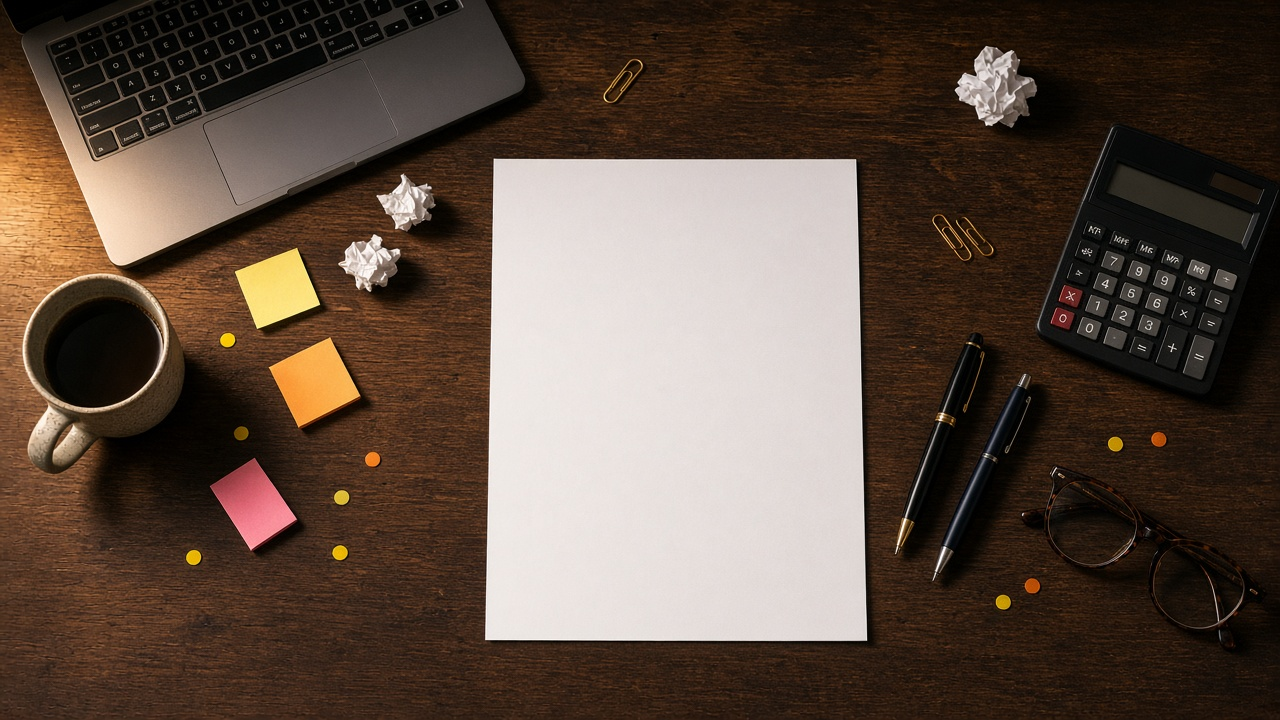
#> input picture tools/desk_base.jpg, 1280 x 720 px
$ python make_puzzle_photo.py
#> lines starting #> are read from the running program, lines starting #| are printed output that depends on the picture
"""Composite the fictional AR aging report + gold coin onto the photoreal desk base (tools/desk_base.jpg).
Output: riddle_puzzle_4k.jpg (3840x2160) and riddle_puzzle_1600.jpg."""
import numpy as np, random, numpy.linalg as la, os
from PIL import Image, ImageDraw, ImageFont, ImageFilter
random.seed(7); rng=np.random.default_rng(7)
D=os.path.dirname(os.path.abspath(__file__)); F="/usr/share/fonts/truetype/dejavu/"
font=lambda n,s: ImageFont.truetype(F+n,s)
W,H=3840,2160
base=Image.open(os.path.join(D,"desk_base.jpg")).convert("RGB")
#> base is the input picture: PIL image 1280x720 RGB; mean R, G, B 93.5, 77, 65.4
s=W/base.width
#> s = 3
base=base.resize((W,H),Image.LANCZOS).filter(ImageFilter.UnsharpMask(2.2,60,3))
#> base: PIL image 3840x2160 RGB
k=s*1280/1024  # corners given at 1024-wide scale
#> k = 3.75
quad=[(x*k,y*k) for x,y in [(396.5,128),(686.5,128),(692.5,511.5),(389.5,511.5)]]
PW,PH=2000,2600
pimg=Image.new("RGB",(PW,PH),(255,255,255)); dr=ImageDraw.Draw(pimg); ink=(28,30,40)
#> after `pimg = Image.new('RGB', (PW, PH), (255, 255, 255))`: pimg: PIL image 2000x2600 RGB; every value is 255
dr.text((120,110),"NORTHWIND HOLLOW TRADING (fictional demo)",font=font("DejaVuSans-Bold.ttf",54),fill=ink)
dr.text((120,190),"Accounts Receivable Aging Report  -  as of 30 Sep  -  page 1 of 3",font=font("DejaVuSans.ttf",38),fill=(70,70,76))
cols=[120,470,880,1130,1380,1630]; hdr=["Invoice","Customer","Current","31-60","61-90","90+"]
fm=font("DejaVuSansMono.ttf",40); fb=font("DejaVuSansMono-Bold.ttf",40)
dr.line((110,300,1890,300),fill=ink,width=4)
for c,h in zip(cols,hdr): dr.text((c,320),h,font=fb,fill=ink)
dr.line((110,385,1890,385),fill=ink,width=3)
invs=["INV-4102","INV-4417","INV-4139","INV-4474","INV-7441","INV-4258","INV-4741","INV-4447","INV-4471","INV-4714","INV-1447","INV-4307","INV-4744","INV-4411","INV-4177","INV-4390","INV-4074","INV-4521","INV-4147","INV-4601","INV-4477","INV-4710"]
custs=["Aldervale Co","Brightmoor","Cinder & Fox","Dunmere Ltd","Elmstone","Fernbrook","Glenhaven","Harrowgate","Ivywick Ltd","Juniper Row","Kestrel Bay","Larchfield","Marrowby","Nettlecombe","Oakhurst","Pinecrest","Quillfield","Rookwood","Saltmarsh","Thornbury","Umberley","Valewind"]
rows={}; ry=410
for i,(v,c) in enumerate(zip(invs,custs)):
    if i%2: dr.rectangle((110,ry-8,1890,ry+82),fill=(238,238,238))
    vals=[random.choice(["",f"{random.randint(1,40)*137:,}.00"]) for _ in range(4)]
    if not any(vals): vals[0]=f"{random.randint(200,9000):,}.00"
    dr.text((cols[0],ry+12),v,font=fm,fill=ink); dr.text((cols[1],ry+12),c,font=fm,fill=ink)
    for j,t in enumerate(vals): dr.text((cols[2+j]+250-dr.textlength(t,font=fm)-10,ry+12),t,font=fm,fill=ink)
    rows[v]=ry; ry+=95
#> after the loop, rows = 22 items; ry = 2500
dr.line((110,ry,1890,ry),fill=ink,width=3)
dr.text((120,ry+30),"Totals carried to page 2    Prepared by: AR desk    CONFIDENTIAL - DEMO DATA",font=font("DejaVuSans.ttf",32),fill=(90,90,96))
# highlighter (multiplies like real ink)
hl=Image.new("RGB",pimg.size,(255,255,255)); hd=ImageDraw.Draw(hl)
for v in ["INV-4474","INV-4741","INV-4147"]: hd.rectangle((105,rows[v]+5,420,rows[v]+72),fill=(255,236,90))
hd.rectangle((1370,rows["INV-4417"]+5,1640,rows["INV-4417"]+72),fill=(255,200,120))
# decoy faint round smudges / coffee ring over decoy numbers (printed into paper layer)
hd2=ImageDraw.Draw(hl)
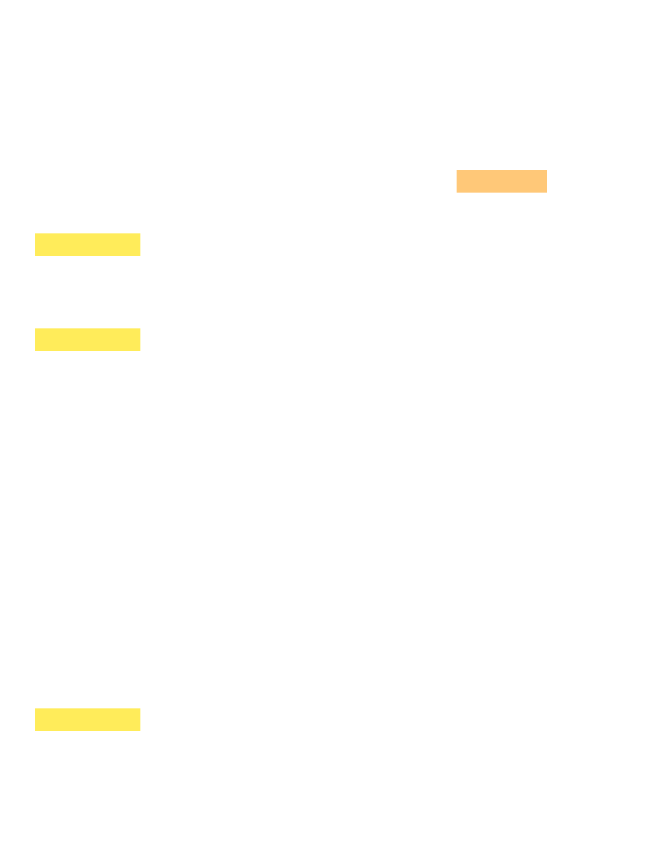
#> hl: PIL image 2000x2600 RGB (shown at 1/3 size); mean R, G, B 255, 254.6, 252.5
for v,cx,r,c,w in [("INV-4417",250,19,(214,200,170),0),("INV-4741",250,70,(205,180,140),6),("INV-4147",300,16,(230,222,200),0),("INV-4074",230,19,(218,206,180),0)]:
    cy=rows[v]+34
    if w: hd2.ellipse((cx-r,cy-r,cx+r,cy+r),outline=c,width=w)
    else: hd2.ellipse((cx-r,cy-r,cx+r,cy+r),fill=c)
#> this loop made 4 passes
#> cy on passes 1 to 4: 539, 1014, 2154, 1964
hl=hl.filter(ImageFilter.GaussianBlur(4))
a=np.array(pimg,np.float32)/255*np.array(hl,np.float32)/255
# ink softness + toner grain
a=np.array(Image.fromarray((a*255).astype(np.uint8)).filter(ImageFilter.GaussianBlur(1.6)),np.float32)/255
a=1-(1-a)*(0.88+0.12*rng.random(a.shape[:2]))[...,None]
def coeffs(src,dst):
    A=[];B=[]
    for (X,Y),(u,v) in zip(dst,src):
        A+=[[X,Y,1,0,0,0,-u*X,-u*Y],[0,0,0,X,Y,1,-v*X,-v*Y]]; B+=[u,v]
    return la.solve(np.array(A,float),np.array(B,float))
src=[(0,0),(PW,0),(PW,PH),(0,PH)]; C=tuple(coeffs(src,quad))
ink_l=Image.fromarray((a*255).astype(np.uint8)).transform((W,H),Image.PERSPECTIVE,C,Image.BICUBIC,fillcolor=(255,255,255))
out=np.array(base,np.float32)*np.array(ink_l,np.float32)/255   # multiply: inherits sheet lighting
o=Image.fromarray(np.clip(out,0,255).astype(np.uint8)).convert("RGBA")
Hm=la.inv(np.array(list(C)+[1.0]).reshape(3,3))
def to_scene(px,py):
    q=Hm@np.array([px,py,1.0]); return (q[0]/q[2],q[1]/q[2])
def _old(px,py):  # forward map flat paper -> scene (bilinear approx is fine: near-rectangular quad)
    u,v=px/PW,py/PH; (x0,y0),(x1,y1),(x2,y2),(x3,y3)=quad
    return ((1-v)*((1-u)*x0+u*x1)+v*((1-u)*x3+u*x2),(1-v)*((1-u)*y0+u*y1)+v*((1-u)*y3+u*y2))
sx=(quad[1][0]-quad[0][0])/PW
#> sx = 0.544
def obj(layer,pos,sh_off,blur,alpha):
    m=layer.split()[3]; sh=Image.new("RGBA",layer.size,(0,0,0,0)); sh.putalpha(m.point(lambda q:alpha if q>128 else 0))
    pad=Image.new("RGBA",(layer.width+120,layer.height+120),(0,0,0,0)); pad.paste(sh,(60,60))
    o.alpha_composite(pad.filter(ImageFilter.GaussianBlur(blur)),(int(pos[0]-60+sh_off[0]),int(pos[1]-60+sh_off[1])))
    o.alpha_composite(layer,(int(pos[0]),int(pos[1])))
def disc(R,col,spec=0.25):
    S=8*R; yy,xx=np.mgrid[-S//2:S//2,-S//2:S//2]/(S/2); rr=np.hypot(xx,yy)
    sh=np.clip(1.0-0.18*(xx+yy),0.7,1.15)+spec*np.exp(-((xx+.4)**2+(yy+.4)**2)/.08)
    im=np.dstack([np.clip(np.array(col)*sh[...,None],0,255),(rr<1)*255]).astype(np.uint8)
    return Image.fromarray(im,"RGBA").resize((2*R,2*R),Image.LANCZOS)
# decoy sticky dots on paper
for v,dx,col in [("INV-7441",-55,(245,175,40)),("INV-4601",1250,(250,205,50)),("INV-4411",1900,(240,150,40))]:
    X,Y=to_scene(cols[0]+dx,rows[v]+42); R=int(22*sx); obj(disc(R,col,0.12),(X-R,Y-R),(3,4),3,90)
#> this loop made 3 passes
#> (X, Y) on passes 1 to 3: (1514.6, 926.6), (2238, 1721.1), (2599.9, 1398.7)
# brass paperclip near INV-4417 (decoy)
clip=Image.new("RGBA",(260,70),(0,0,0,0)); cd=ImageDraw.Draw(clip)
#> after `clip = Image.new('RGBA', (260, 70), (0, 0, 0, 0))`: clip: PIL image 260x70 RGBA; every value is 0
for off,c,w in [(0,(120,85,30,255),9),(-2,(214,170,85,255),6)]:
    cd.rounded_rectangle((6+off,6+off,250+off,62+off),28,outline=c,width=w); cd.rounded_rectangle((36+off,18+off,220+off,50+off),16,outline=c,width=w-1)
clip=clip.resize((int(260*sx*1.25),int(70*sx*1.25)),Image.LANCZOS).rotate(-12,expand=True,resample=Image.BICUBIC)
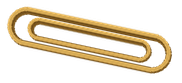
#> clip: PIL image 182x83 RGBA; mean R, G, B, A 59, 45, 19.4, 66.2; transparent parts drawn white
X,Y=to_scene(PW-300,rows["INV-4417"]-150); obj(clip,(X,Y),(5,6),3,110)
#> after `X, Y = to_scene(PW - 300, rows['INV-4417'] - 150)`: X = 2413.2; Y = 669
#> call 4 of obj, with pos = (2413.2, 669), sh_off = (5, 6), blur = 3, alpha = 110
#> in obj (call 4), `sh = Image.new('RGBA', layer.size, (0, 0, 0, 0))`: sh: PIL image 182x83 RGBA; every value is 0
#> in obj (call 4), `pad = Image.new('RGBA', (layer.width + 120, layer.height + 120), (0, 0`: pad: PIL image 302x203 RGBA; every value is 0
#> in obj (call 4), `pad.paste(sh, (60, 60))`:
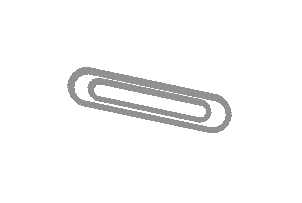
#> pad: PIL image 302x203 RGBA; mean R, G, B, A 0, 0, 0, 7; transparent parts drawn white
# v4: many extra yellow/gold decoy dots (fixed seed)
r4=random.Random(4471)
TINTS=[(250,225,110),(232,190,70),(205,165,45),(245,210,90),(220,180,95)]
def blend_disc(X,Y,D,col,alpha,soft=0.8):
    global o
    D=max(6,int(D)); yy,xx=np.mgrid[-D:D,-D:D]/D; rr=np.hypot(xx,yy)
    m=np.array(Image.fromarray(((rr<1)*255).astype(np.uint8)).resize((D,D),Image.LANCZOS).filter(ImageFilter.GaussianBlur(soft)),np.float32)[...,None]/255*alpha
    x0,y0=int(X-D/2),int(Y-D/2); arr=np.array(o.convert("RGBA")); reg=arr[y0:y0+D,x0:x0+D,:3].astype(np.float32)
    reg=reg*(1-m)+np.clip(reg*np.array(col)/255*1.18,0,255)*m; arr[y0:y0+D,x0:x0+D,:3]=reg.astype(np.uint8); o=Image.fromarray(arr)
bad=dr.textbbox((cols[0],rows["INV-4471"]+12),"INV-4471",font=fm)
#> bad = (120, 1191, 313, 1220)
def ok(px,py): return not (bad[0]-60<px<bad[2]+60 and bad[1]-60<py<bad[3]+60)
# coin-like translucent discs over decoy numbers (no rim/rings)
for v in ["INV-4417","INV-4741","INV-4744","INV-4477"]:
    b=dr.textbbox((cols[0],rows[v]+12),v,font=fm); X,Y=to_scene(b[2]-2.2*24,(b[1]+b[3])/2); blend_disc(X,Y,30,(214,178,104),0.42,1.0)
#> this loop made 4 passes
#> (b, X, Y, x0 in blend_disc, y0 in blend_disc) on passes 1 to 4: ((120, 526, 313, 555), 1624.4, 768.7, 1609, 753), ((120, 1001, 313, 1030), 1620.8, 1026.8, 1605, 1011), ((120, 1571, 313, 1600), 1616.4, 1341.9, 1601, 1326), ((120, 2331, 313, 2360), 1610.5, 1771.7, 1595, 1756)
# dots over other numbers / names / amounts
for v in ["INV-4474","INV-4447","INV-4714","INV-4102","INV-4307"]:
    b=dr.textbbox((cols[0],rows[v]+12),v,font=fm); X,Y=to_scene(r4.uniform(b[0]+40,b[2]),(b[1]+b[3])/2)
    blend_disc(X,Y,r4.choice([14,18,24,30]),r4.choice(TINTS),r4.uniform(0.35,0.9))
#> this loop made 5 passes
#> (b, X, Y, x0 in blend_disc, y0 in blend_disc) on passes 1 to 5: ((120, 716, 313, 745), 1644.9, 871.4, 1637, 864), ((120, 1096, 313, 1125), 1577.2, 1078.9, 1568, 1069), ((120, 1286, 313, 1315), 1586.9, 1183.6, 1574, 1171), ((120, 430, 313, 460), 1573.1, 717.3, 1564, 708), ((120, 1475, 313, 1505), 1623.1, 1288.7, 1614, 1279)
n=0
while n<14:
    px,py=r4.uniform(150,1880),r4.uniform(420,ry)
    if not ok(px,py): continue
    X,Y=to_scene(px,py); blend_disc(X,Y,r4.choice([10,14,18,22,28,32]),r4.choice(TINTS),r4.uniform(0.3,0.95)); n+=1
#> this loop made 14 passes
#> (px, py, q in to_scene, X, Y, x0 in blend_disc, y0 in blend_disc) on passes 1 to 10: (1705.7, 842.1, [2349.9, 905.4, 0.971], 2419.2, 932.1, 2412, 925), (548.7, 1649.8, [1703, 1320.3, 0.958], 1777.2, 1377.8, 1770, 1370), (823.2, 842.2, [1877.2, 905.4, 0.971], 1932.6, 932.2, 1918, 918), (949.8, 1231.7, [1931.9, 1105.5, 0.965], 2001.9, 1145.6, 1996, 1140), (1641.7, 1735.3, [2285.5, 1364.2, 0.957], 2388.6, 1425.7, 2374, 1411), (1653.5, 1351.9, [2304.7, 1167.3, 0.963], 2393.1, 1212, 2388, 1207), (1030.9, 2109.8, [1945.7, 1556.5, 0.951], 2046.5, 1637.2, 2032, 1623), (1169.4, 2020.9, [2022.9, 1510.9, 0.952], 2124.5, 1586.7, 2119, 1581), (1514.6, 2200.1, [2201.8, 1602.9, 0.949], 2319.4, 1688.6, 2314, 1683), (504.8, 1332.6, [1690.1, 1157.3, 0.963], 1754.4, 1201.3, 1749, 1196)
#> after the loop, n = 14
# desk dots around the paper (opaque sticky-dot style)
n=0
while n<9:
    X,Y=r4.uniform(150,3700),r4.uniform(150,2050)
    if quad[3][0]-60<X<quad[1][0]+80 and quad[0][1]-60<Y<quad[2][1]+60: continue
    R=r4.choice([10,13,16]); obj(disc(R,r4.choice(TINTS),0.12),(X-R,Y-R),(3,4),3,90); n+=1
#> this loop made 13 passes
#> (X, Y, R) on passes 2, 4, 5, 6, 9, 10, 11, 12, 13: (2219.2, 2048.2, 10), (2803.4, 1207, 13), (431.1, 789.8, 10), (972.9, 1466.5, 10), (3178.8, 1727.5, 13), (1810.2, 327.9, 10), (1088.7, 2047.9, 13), (2990.3, 439.4, 16), (217.5, 1007.4, 16)
#> (X, Y) on passes 1, 3, 7, 8: (1888.7, 1521.4), (2302.5, 1562.3), (2388.2, 647.7), (1643.4, 844.6)
#> after the loop, n = 9
# flat coin hidden ON TOP of the digits of INV-4471, top-down, low-opacity blend
bb=dr.textbbox((cols[0],rows["INV-4471"]+12),"INV-4471",font=fm); X,Y=to_scene(bb[2]-2.2*dr.textlength("4",font=fm),(bb[1]+bb[3])/2)
#> after `bb = dr.textbbox((cols[0], rows['INV-4471'] + 12), 'INV-4471', font=fm`: bb = (120, 1191, 313, 1220)
#> after `X, Y = to_scene(bb[2] - 2.2 * dr.textlength('4', font=fm), (bb[1] + bb`: X = 1619.2; Y = 1131.1
Dpx=int(round(44*sx*1.25)); S=16*Dpx
#> after `Dpx = int(round(44 * sx * 1.25))`: Dpx = 30
#> after `S = 16 * Dpx`: S = 480
yy,xx=np.mgrid[-S//2:S//2,-S//2:S//2]/(S/2); rr=np.hypot(xx,yy); ang=np.arctan2(yy,xx)
h=np.zeros_like(rr)                          # height map
h+=np.where(rr>0.86,1.0,0)                   # raised rim
h+=np.where((rr>0.70)&(rr<0.78)&(np.sin(ang*64)>0.3),0.5,0)   # dotted ring
# five-point star
t=(ang+np.pi/2)%(2*np.pi/5)-np.pi/5; star_r=0.52*np.cos(np.pi/5)/np.cos(t)*0.6+0.12
h+=np.where(rr<np.minimum(star_r,0.55)*(0.55+0.45*np.abs(np.cos(t*2.5))),0.7,0)
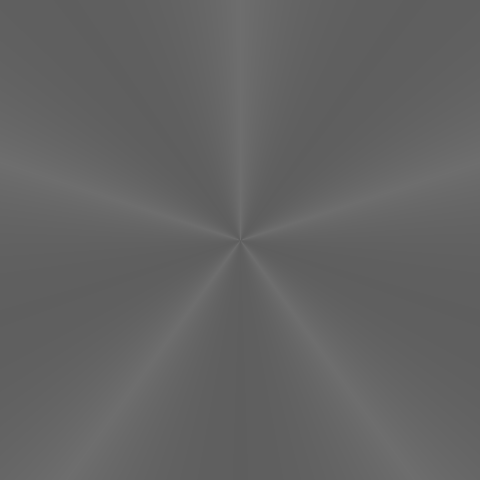
#> star_r: shape (480, 480) float64; min 0.372, max 0.432, mean 0.391
h=np.array(Image.fromarray((h*120).astype(np.uint8)).filter(ImageFilter.GaussianBlur(S/250)),np.float32)/120
gy,gx=np.gradient(h); emb=1+(-gx-gy)*S/14            # lamp from upper left
#> after `gy, gx = np.gradient(h)`:
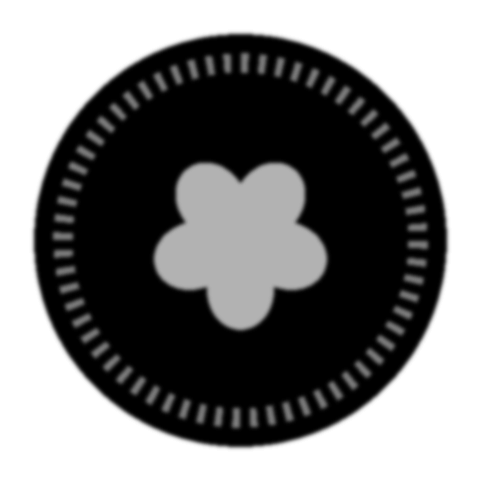
#> h: shape (480, 480) float32; min 0, max 1, mean 0.497
brushed=1+0.04*np.sin(ang*400+rng.random()*6)          # subtle radial brushing
reed=np.where(rr>0.97,0.8+0.2*np.sin(ang*180),1)
k=np.clip(emb*brushed*reed,0.35,1.6)*np.where((rr>0.83)&(rr<0.87),0.7,1)*np.where(rr>0.95,0.72,1)
g=np.stack([214*k,178*k,104*k],-1)          # pale gold close to paper/highlighter tone
coin=Image.fromarray(np.dstack([np.clip(g,0,255),(rr<1)*255]).astype(np.uint8),"RGBA").resize((Dpx,Dpx),Image.LANCZOS)
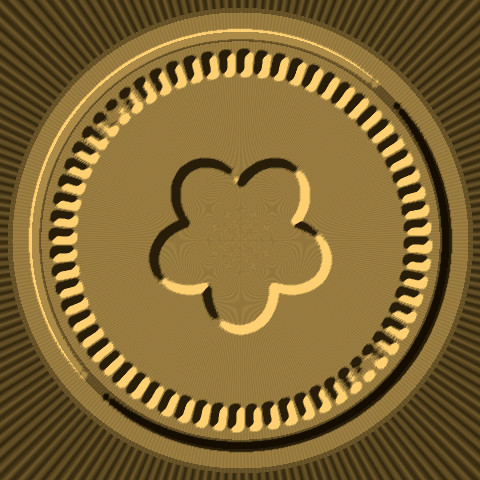
#> g: shape (480, 480, 3) float64; mean of channels 0, 1, 2 184.3, 153.3, 89.5; drawn with min black and max white
ca=np.array(coin,np.float32); a=ca[...,3:]/255*0.42
x0,y0=int(X-Dpx/2),int(Y-Dpx/2)
#> x0 = 1604; y0 = 1116
reg=np.array(o,np.float32)[y0:y0+Dpx,x0:x0+Dpx,:3]
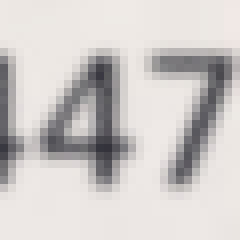
#> reg: shape (30, 30, 3) float32 (shown 8 times larger); mean R, G, B 206.5, 202.3, 200.5
sh=np.array(Image.fromarray(((rr<1)*255).astype(np.uint8)).resize((Dpx,Dpx)).filter(ImageFilter.GaussianBlur(1.2)),np.float32)[...,None]/255
reg=reg*(1-0.05*sh)                          # very soft flat contact shadow
mul=reg*ca[...,:3]/255*1.18
reg=reg*(1-a)+np.clip(mul,0,255)*a
arr=np.array(o); arr[y0:y0+Dpx,x0:x0+Dpx,:3]=np.clip(reg,0,255).astype(np.uint8); o=Image.fromarray(arr)
fin=np.array(o.convert("RGB"),np.float32)+rng.normal(0,2.2,(H,W,3))
fin=Image.fromarray(np.clip(fin,0,255).astype(np.uint8))
R0=os.path.dirname(D)
fin.save(os.path.join(R0,"riddle_puzzle_4k.jpg"),quality=90,optimize=True,progressive=True)
fin.resize((1600,900),Image.LANCZOS).save(os.path.join(R0,"riddle_puzzle_1600.jpg"),quality=86,optimize=True)
print("coin at",int(X),int(Y),"diam",Dpx)
#| coin at 1619 1131 diam 30
